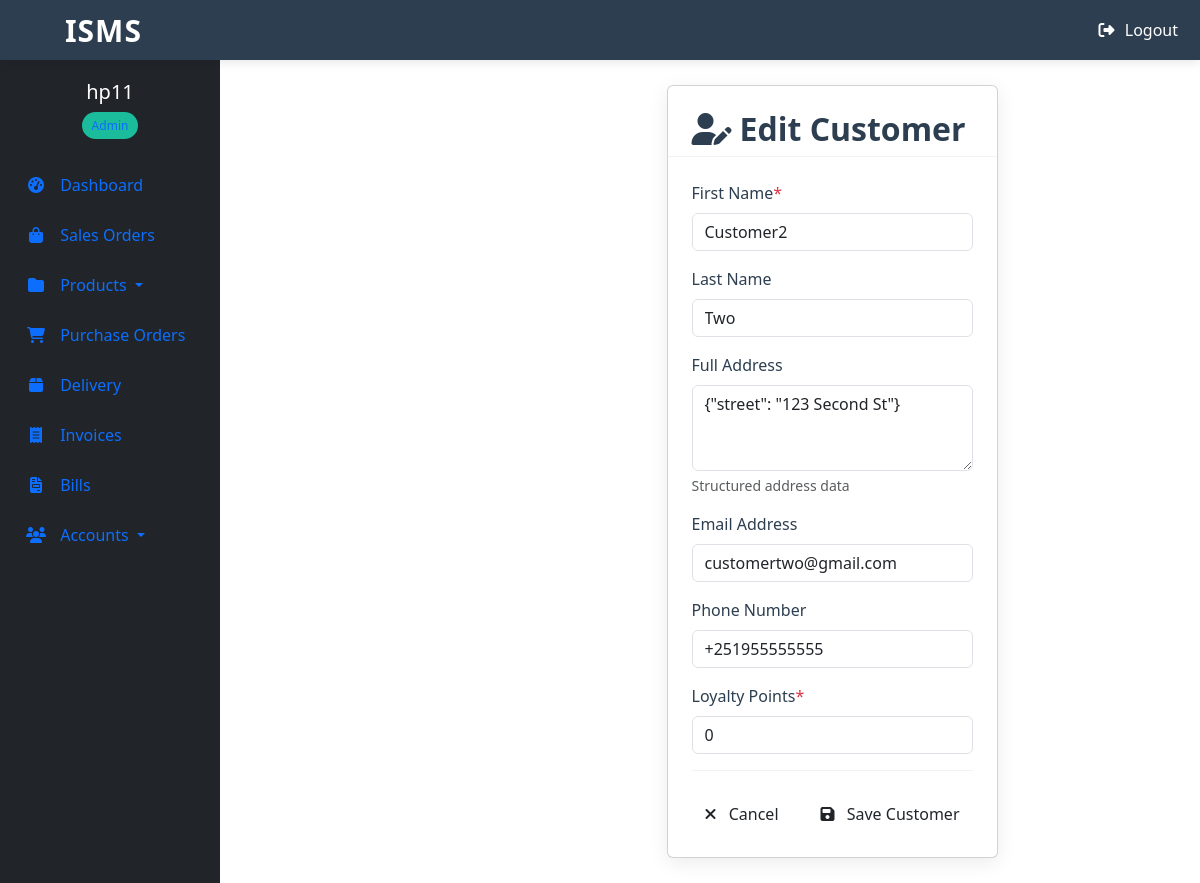
The page /staff/customers/2/update/ (signed in) on the database its author committed.
### accounts/models.py (models this page shows, shortened)
class Customer(models.Model):
    first_name = models.CharField(
        max_length=100,
        verbose_name=_('First Name')
    )
    last_name = models.CharField(
        max_length=100,
        blank=True,
        null=True,
        verbose_name=_('Last Name')
    )
    address = models.JSONField(
        blank=True,
        null=True,
        verbose_name=_('Full Address'),
        help_text=_('Structured address data')
    )
    email = models.EmailField(
        max_length=254,
        blank=True,
        null=True,
        verbose_name=_('Email Address'),
        unique=True
    )
    phone = PhoneNumberField(
        blank=True,
        null=True,
        verbose_name=_('Phone Number')
    )
    loyalty_points = models.PositiveIntegerField(
        default=0,
        verbose_name=_('Reward Points')
    )
    created_at = models.DateTimeField(auto_now_add=True)
    updated_at = models.DateTimeField(auto_now=True)
    class Meta:
        ordering = ['last_name', 'first_name']
        verbose_name = _('Customer')
        verbose_name_plural = _('Customers')
        constraints = [
            models.UniqueConstraint(
                fields=['first_name', 'last_name', 'email'],
                name='unique_customer'
            )
        ]
    def get_full_name(self):
        names = [n for n in (self.first_name, self.last_name) if n]
        return ' '.join(names)

### accounts/views.py (the view, shortened to what this page needs)
# urls.py: path('customers/<int:pk>/update/', CustomerUpdateView.as_view(), name='customer-update'),
class CustomerUpdateView(LoginRequiredMixin, UserPassesTestMixin, UpdateView):
    model = Customer
    form_class = CustomerUpdateForm
    template_name = 'accounts/customer_form.html'
    success_url = reverse_lazy('accounts:customer_list')
    def test_func(self):
        user = self.request.user
        return user.is_superuser or (hasattr(user, 'profile') and user.profile.role == 'AD')
    def get_context_data(self, **kwargs):
        context = super().get_context_data(**kwargs)
        context['title'] = f"Update {self.object.get_full_name()}"
        context['is_updating'] = True
        return context

### accounts/templates/accounts/customer_form.html (shortened to what this page needs)
{% extends 'base.html' %}
{% load crispy_forms_tags %}
{% load static %}
{% block content %}
<div class="customer-form-container">
    <div class="row justify-content-center">
        <div class="col-lg-8 col-xl-6">
            <div class="card customer-form-card">
                <div class="customer-form-header">
                    <h2 class="customer-form-title">
                        <i class="fas fa-{% if form.instance.pk %}user-edit{% else %}user-plus{% endif %} me-2"></i>
                        {% if form.instance.pk %}Edit{% else %}Create{% endif %} Customer
                    </h2>
                </div>
                <div class="customer-form-body">
                    <form method="post" novalidate>
                        {{ form|crispy }}
                        <div class="form-actions">
                            <a href="{% url 'accounts:customer-list' %}" class="btn btn-cancel">
                                <i class="fas fa-times me-2"></i> Cancel
                            </a>
                            <button type="submit" class="btn btn-save">
                                <i class="fas fa-save me-2"></i> Save Customer
                            </button>
                        </div>
                    </form>
                </div>
            </div>
        </div>
    </div>
</div>
{% endblock %}

### templates/base.html (shortened to what this page needs)
<!DOCTYPE html>
{% load static %}
{% load crispy_forms_tags %}
<html lang="en">
<head>
    <link rel="stylesheet" href="{% static 'inventory_managment_system/css/styles_one.css' %}">
    <link href="https://cdn.jsdelivr.net/npm/bootstrap@5.3.3/dist/css/bootstrap.min.css" rel="stylesheet">
    <link rel="stylesheet" href="https://cdnjs.cloudflare.com/ajax/libs/font-awesome/6.5.0/css/all.min.css">
</head>
<body>
    <nav class="navbar navbar-expand-md navbar-dark fixed-top">
        <div class="container-fluid">
            <a class="navbar-brand" style="font-size: 30px; padding-left: 4.5%;" href="{% url 'store:dashboard' %}">
                ISMS
            </a>
            <div class="collapse navbar-collapse" id="navbarToggle">
                <ul class="navbar-nav ms-auto">
                    {% if request.user.is_authenticated %}
                    <li class="nav-item">
                        <form method="POST" action="{% url 'accounts:logout' %}" style="display: inline;">
                            <button type="submit" class="btn btn-link nav-link text-white" style="padding: 0; border: none;">
                                <i class="fas fa-sign-out-alt me-1"></i> Logout
                            </button>
                        </form>
                    </li>
                    {% endif %}
                </ul>
            </div>
        </div>
    </nav>
    {% if request.user.is_authenticated %}
    <div class="sidebar">
        <div class="sidebar-header">
            <a href="{% url 'accounts:profile' %}" class="text-decoration-none">
                <h5>{{ request.user.username }}</h5>
                <span class="user-badge">
                    {% if request.user.profile.role == 'AD' %} Admin
                    {% elif request.user.profile.role == 'EX' %} Executive
                    {% else %} Operative {% endif %}
                </span>
            </a>
        </div>
        <ul class="nav flex-column">
            <li class="nav-item">
                <a class="nav-link {% if request.resolver_match.url_name == 'dashboard' %}active{% endif %}" href="{% url 'store:dashboard' %}">
                    <i class="fas fa-tachometer-alt"></i> Dashboard
                </a>
            </li>
            <li class="nav-item">
                <a class="nav-link {% if request.resolver_match.url_name == 'sale-list' %}active{% endif %}" href="{% url 'transactions:sale-list' %}">
                    <i class="fas fa-shopping-bag"></i> Sales Orders
                </a>
            </li>
            <li class="nav-item dropdown">
                <a class="nav-link dropdown-toggle {% if request.resolver_match.url_name in 'product-list category-list' %}active{% endif %}" href="#" id="productsDropdown" data-bs-toggle="dropdown">
                    <i class="fas fa-folder"></i> Products
                </a>
            </li>
            <li class="nav-item">
                <a class="nav-link {% if request.resolver_match.url_name == 'purchase-list' %}active{% endif %}" href="{% url 'transactions:purchase-list' %}">
                    <i class="fas fa-shopping-cart"></i> Purchase Orders
                </a>
            </li>
            <li class="nav-item">
                <a class="nav-link {% if request.resolver_match.url_name == 'deliveries' %}active{% endif %}" href="{% url 'store:deliveries' %}">
                    <i class="fas fa-box"></i> Delivery
                </a>
            </li>
            <li class="nav-item">
                <a class="nav-link {% if request.resolver_match.url_name == 'invoice-list' %}active{% endif %}" href="{% url 'invoice:invoice-list' %}">
                    <i class="fas fa-receipt"></i> Invoices
                </a>
            </li>
            <li class="nav-item">
                <a class="nav-link {% if request.resolver_match.url_name == 'bill-list' %}active{% endif %}" href="{% url 'bills:bill-list' %}">
                    <i class="fas fa-file-invoice"></i> Bills
                </a>
            </li>
            <li class="nav-item dropdown">
                <a class="nav-link dropdown-toggle {% if request.resolver_match.url_name in 'profile-list customer-list vendor-list' %}active{% endif %}" href="#" id="accountsDropdown" data-bs-toggle="dropdown">
                    <i class="fas fa-users"></i> Accounts
                </a>
            </li>
        </ul>
    </div>
    {% endif %}
    <div class="content">
        {% block content %}
        {% endblock content %}
    </div>
</body>
</html>

### rows shown on the page
Customer: first_name "Customer2", last_name "Two", address "{\"street\": \"123 Second St\"}", email "customertwo@gmail.com", phone "+251955555555", loyalty_points "0"

### other values the page prints
{{ request.user.username }} "hp11"
